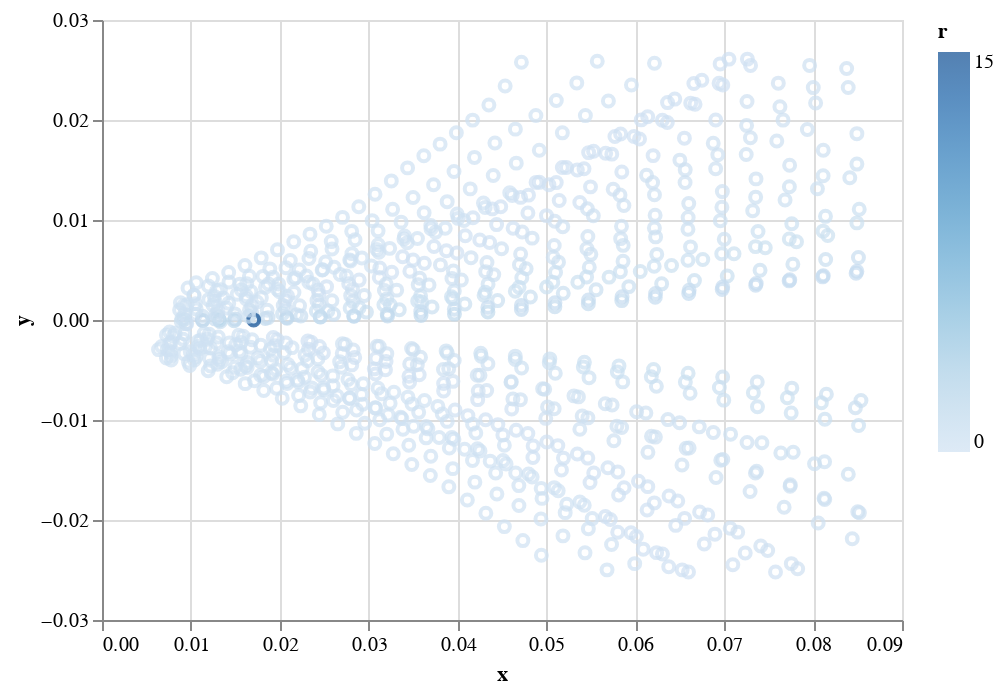

Notebook source saved alongside this figure:
### Code cell
a = 0.8*1e-2 # cm
df2 = df[df.group==2]
df2['x'] -= a 
df2['r'] = np.abs((df2['x']**2 + df2['y']**2 )/2/df2['y'])

alt.Chart(df2).mark_point().encode(
    x='x',
    y='y', 
    color='r',
    tooltip=['num', 'Ua', 'Up', 'I', 'r'] 
).interactive()

### Figure 1 — Vega-Lite specification as saved in the notebook (floating-point values rounded to 4 significant figures; data arrays with more than 128 entries replaced by an {"elided": "..."} marker saying what was removed)
{"config": {"view": {"continuousWidth": 400, "continuousHeight": 300}}, "data": {"name": "data-c06e088f15cc8f1acb8dcdfc8347bfc1"}, "mark": "point", "encoding": {"color": {"field": "r", "type": "quantitative"}, "tooltip": [{"field": "num", "type": "quantitative"}, {"field": "Ua", "type": "quantitative"}, {"field": "Up", "type": "quantitative"}, {"field": "I", "type": "quantitative"}, {"field": "r", "type": "quantitative"}], "x": {"field": "x", "type": "quantitative"}, "y": {"field": "y", "type": "quantitative"}}, "selection": {"selector002": {"type": "interval", "bind": "scales", "encodings": ["x", "y"]}}, "$schema": "https://vega.github.io/schema/vega-lite/v4.17.0.json", "datasets": {"data-c06e088f15cc8f1acb8dcdfc8347bfc1": {"elided": "798 records"}}}
